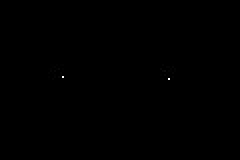
%> input picture Images/points.jpg, 120 x 80 px (shown 2 times larger)
$ octave main.m   (GNU Octave 9; MATLAB toolbox functions it lacks are replaced by stand-ins)
%> lines starting %> are read from the running program, lines starting %| are printed output that depends on the picture
### img_t/adaptImg.m
function img = adaptImg(s, mx)

%jpg img -> s= m*n*3 array
%to mx-1 * my-1 greyscaled & normalized array

%resize
sr = imresize(s, [mx NaN]); %s_resized
% reshape(img, Nx.Ny, 1)
% -> vectorise l'image

%Greyscaling and [0;1]
max =0;
img = zeros(size(sr, 1), size(sr, 2));
for i=1:size(sr, 1)
    for j=1:size(sr, 2)
        m = mean(sr(i,j,:));
        if m>max
            max=m;
        end
        img(i,j) = m;
    end
end
img=img/max;

### img_t/vectorize.m
function vimg = vectorize(img)

nb = numel(img);
vimg = zeros(nb,1);
nx = size(img, 1);
ny = size(img, 2);

for i=1:nx
    for j=1:ny
        vimg((i-1)*ny+j)=img(i,j);
    end
end

### sim/antennes.m
function z = antennes(J_b, dist)
z = zeros(J_b, 2); % num, pos
for i=1:J_b
    for j=1:J_b
        z((i-1)*J_b+j, :) = [(i-1)*dist; (j-1)*dist];
    end
end

### sim/matI.m
function I = matI(Mx, My)

Q = Mx*My;
I = zeros(Q, 2);

X = linspace(-1,1,Mx);
Y = linspace(-1,1,My);

for i=1:Mx
    for j=1:My
        I((i-1)*My + j, :) = [X(i) Y(j)];
    end
end

### sim/matR_FT.m
function [F,R,noise_cov] = matR_FT(J,z,Q,vadapted,lambda,I,SNR,N)
%MATR_FT Summary of this function goes here
%   Detailed explanation goes here

dz = zeros(J,J,2);
F = zeros(J^2,Q);

for j = 1 : J
    for i = 1:J
        dz(i,j,1:2) = z(j,:)-z(i,:);
    end
end
dz = reshape(dz,J^2,2);

for q=1:Q
      F(: ,q) = exp(-1i*2*pi/lambda*(dz(:,1)*I(q,1)+dz(:,2)*I(q,2)));
end

R_wo_noise = F*vadapted;
R_wo_noise = (reshape(R_wo_noise,J,J));
Ps = trace(R_wo_noise);  % puissance moyenne sur chaque antenne
Pb = Ps/SNR;
noise = sqrt(Pb/2)*(randn([J,N]) +1i*randn([J,N]))/sqrt(N);
noise_cov = noise*noise'/J;
R = R_wo_noise + noise_cov;

end

### sim/matA.m
function A = matA(z, I_q, Q, f, c)

%%%%%%%%%%%%%%%%%%%%%
% Q sources
% J antennes
% z positions des antennes Jx2 (n0)x(coords)
% I_q vecteur cosinus de dir
% s_q(n,k) <=> signal of qth source @ time sample n, freq f_k
%%%%%%%%%%%%%%%%%%%%%

J = size(z, 1);
A = zeros(J,Q);

for i=1:J
    for q=1:Q
        A(i,q) = exp(-1j*2*pi*(f/c)*(z(i,:))*transpose(I_q(q, :)));
    end
end

### fonctions_rec/beamforming.m
% BEAMFORMING
%
% on cherche le filtre w tq
% y = w^H * R * w
% est maximisé
%
% la manière la plus simple est avec w = A
% au facteur près pour normaliser
%
% dans le cas du BF -> y = a^H * R * a
% or R = x*x^H/N
% où N peut être négligé car constant
% donc y = (a^H * x)(x^H * a)
% où chaque facteur représente la corrélation entre signaux
% pour une direction donnée
%
% -> méthode la plus basique
% voir ensuite les méthodes MVDR (capon) et AAR
%
% défauts : lobes secondaires
% cf PPT pour les définitions des fitres
% -> a implémenter pour faire les différences
% cf Bible pour les défauts de chaque méthode

function y = beamforming(A, R,Mx,My)
y = zeros(Mx*My, 1);
for dir=1:(Mx*My)
    Ad = A(:, dir);
    y(dir) = (Ad')*R*Ad;
end

### fonctions_rec/MVDR.m
function y = MVDR(A,R,Mx,My)
%MVDR reconstruction de l'image par méthode de maximum de vraisemblance
Rm = pinv(R);
%w = Rm*A/((A')*Rm*A);
%y = (w')*R*w;

y = zeros(Mx*My, 1);

for dir=1:(Mx*My)
    Ad = A(:, dir);
    w = Rm*Ad/((Ad')*Rm*Ad);
    y(dir) = (w')*R*w;
end
end

### fonctions_rec/AAR.m
function y = AAR(A,R,Mx,My)
%AAR Reconstruction par méthode d'adaptative angle reconstruction
Rm = pinv(R);
Rm2 = Rm^2;

y = zeros(Mx*My, 1);

for dir=1:(Mx*My)
    Ad = A(:, dir);

    y(dir) = (Ad')*Rm*Ad/((Ad')*Rm2*Ad);
end
end

### fonctions_clean/MEM.m
function x = MEM(x_d,q)
    function y = f(x)
        y = -x.*log(x);
    end

s = zeros(size(x_d));
x = x_d;
for i=1:q
    x = x/max(x,[],'all');
    s = s + f(x);
    x = x_d - s;
end
end

### fonctions_rec/y_to_im.m
function uyR = y_to_im(Y,Mx,My)
%Y_TO_IM met le vecteur Y sous forme d'image reconstruite (les méthodes
%utilisées induisant une rotation de l'image, celle-ci est corrigée)

uyR = zeros(Mx, My);

uy = reshape((Y),My,Mx);
tuy = uy';

for c=1:My
    uyR(:, My-c+1) = tuy(:, c);
end
end

### img_t/normarr.m
function XN = normarr(X)
XN = X/max(X,[],'all');
end

### main.m
addpath(genpath(pwd))

close all
% clear all

img = imread('points.jpg');
%> img is the input picture: size 80x120x3 uint8; min 0, max 255, mean 0.1

%%%%%%%%%%%%%%%%%%%%%%%%%%%%%%%%%%%%%%%%%%%%%%%%%%%%%%%%%
% PARAMETRES
Mx = 32; %My auto (ratio)
J_b = 6; % On suppose le réseau d'antennes carré de côté
% max 11 GPU atm
c= 3e8;
f = 100e6;
lambda = c/f;
dist = lambda/2.1; % J_b antennes espacées de dist (normalisé)
N = 4;
SNR = 0.1;
iMEM = 1000; % nombre itérations MEM
RATIO = 10e14; % ratio erreur Kalman
mode = 'GPU';
% A_ev matrice d'évolution définie plus loin (need Pix ligne 69)

% OPTIONS DE LANCEMENT
inter_fig = 0; % figures autres que originale / traitée
mode_R = 0; % 0 FFT - 1 S - 2 direct
%%%%%%%%%%%%%%%%%%%%%%%%%%%%%%%%%%%%%%%%%%%%%%%

% adaptation image
adapted = adaptImg(img, Mx);
%> after the loop in adaptImg, `for i=1:size(sr, 1)`: max = 39
vadapted = vectorize(adapted);
%> after the loop in vectorize, `for i=1:nx`: vimg = 1536 values, max 1 at index 733, min 0 at index 1, mean 0.00195
%> vadapted has the same summary as vimg in vectorize

%calcul des paramètres
My = size(adapted, 2);
%> My = 48
z = antennes(J_b, dist);
J = size(z, 1);
Pix = numel(adapted);
%> Pix = 1536
I = matI(Mx, My);

A_ev = eye(Pix);

%figure();imagesc(adapted,'CDataMapping','scaled');colorbar;axis image

%calcul des matrices / def matrices vides
switch mode_R
    case 0
        [F,R,noise_cov] = matR_FT(J,z,Pix,vadapted,lambda,I,SNR,N);
%> in matR_FT, `Ps = trace(R_wo_noise);`: Ps = 108
%> in matR_FT, `Pb = Ps/SNR;`: Pb = 1080
    otherwise
        [F,R,noise_cov] = matR_FT(J,z,Pix,vadapted,lambda,I,SNR,N); %default to 0
end

A = matA(z,I,Pix,f,c);
Y = zeros(Mx*My, 1);
%B = ifft(F);

% reconstruction
Y_bf = beamforming(A,R,Mx,My);
Y_mvdr = MVDR(A,R,Mx,My);
Y_aar = AAR(A,R,Mx,My);

% ecart(vadapted,Y_bf,Mx,My);
% ecart(vadapted,Y_mvdr,Mx,My);
% ecart(vadapted,Y_aar,Mx,My);

tic
Y_em = MEM(Y_bf,iMEM);
toc

Y_em=normarr(Y_em);
Y_bf = normarr(Y_bf);
Y_mvdr = normarr(Y_mvdr);
Y_aar = normarr(Y_aar);

y = y_to_im(Y_em,Mx,My);
y_d = y_to_im(Y_bf, Mx, My);
figure();imagesc(flip(abs(y_d),1));colorbar; axis image;title("BF")
%> after `title("BF")`:
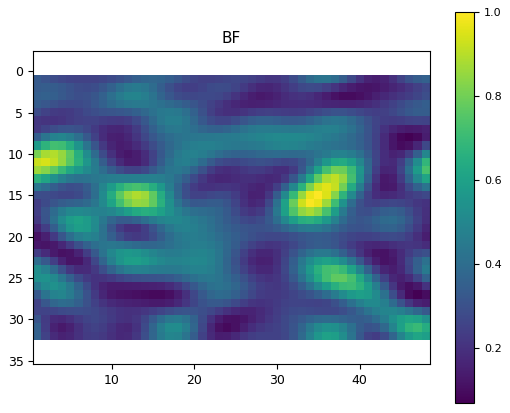
%> figure redrawn from the program's plot data
figure();imagesc(flip(abs(y),1));colorbar; axis image;title("MEM")
%> after `title("MEM")`:
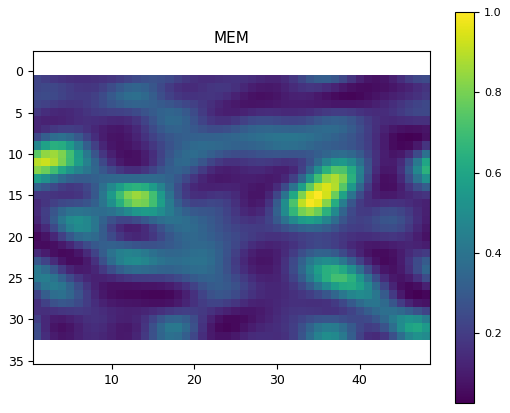
%> figure redrawn from the program's plot data
psnr(abs(Y_bf),vadapted)
%> ans = 8.33
psnr(abs(Y_em),vadapted)
%> ans = 10.48
ssim(abs(Y_bf),vadapted)
%> ans = 0.00203
ssim(abs(Y_em),vadapted)
%> ans = 0.00377

% Kalman
tic
%X = KalmainV3(vadapted,J,z,I,N,f,c,lambda,Mx,My,iMEM,SNR,A_ev,RATIO,mode);
toc
%dispKalman(X,N,Mx,My);
%Pix
if inter_fig
    figure(),image(img);
    figure(),pcolor(imag(A)),colorbar
    figure(),pcolor(abs(R)),colorbar
end

$ run again, with Images/disques.jpg copied over Images/points.jpg
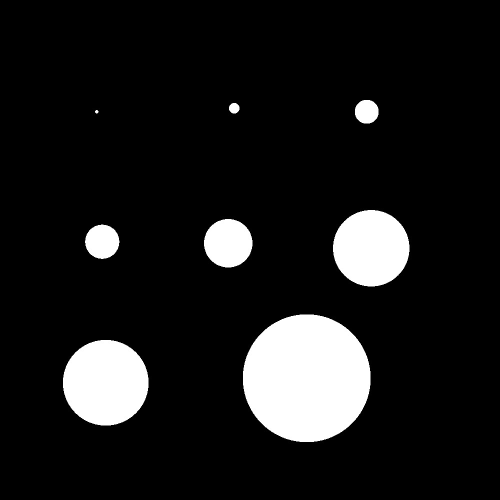
%> input picture Images/disques.jpg, 1000 x 1000 px (shown at 1/2 size)
%> img is the input picture: size 1000x1000x3 uint8; min 0, max 255, mean 27
%> in adaptImg, `sr = imresize(s, [mx NaN]);`:
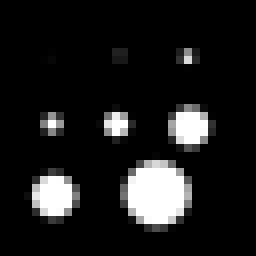
%> sr: size 32x32x3 uint8 (shown 8 times larger); min 0, max 255, mean 27.2
%> after the loop in adaptImg, `for i=1:size(sr, 1)`: max = 255
%> after the loop in vectorize, `for i=1:nx`: vimg = 1024 values, max 1 at index 472, min 0 at index 1, mean 0.107
%> vadapted has the same summary as vimg in vectorize
%> Ps = 3930.6
%> Pb = 39306.4
%> `title("BF")`:
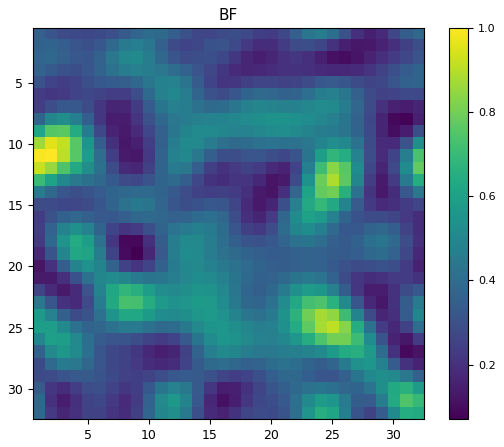
%> figure redrawn from the program's plot data
%> `psnr(abs(Y_bf),vadapted)`: ans = 7.56
%> `psnr(abs(Y_em),vadapted)`: ans = 7.59
%> `ssim(abs(Y_bf),vadapted)`: ans = 0.0153
%> `ssim(abs(Y_em),vadapted)`: ans = 0.0152
